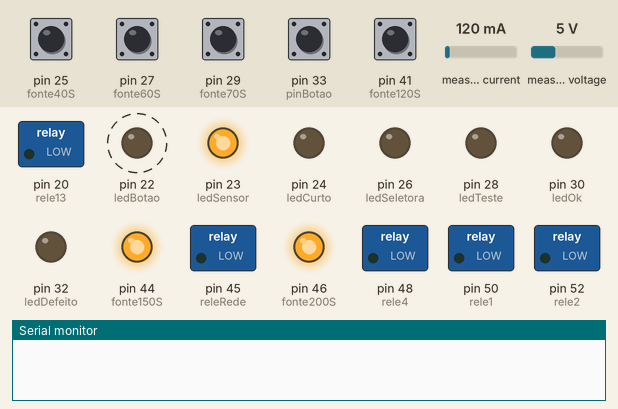
Simulated run of this sketch. Board: Arduino Mega 2560, built with avr-gcc and run on an emulated ATmega2560. Parts: switched loads named in the sketch (green lamp = pin HIGH), output pins drawn as LEDs (lit = HIGH), the last lines printed to the serial monitor. Dashed ring = blinking. Inputs (shaded band) come from the test bench; at power-on: pin 25 (fonte40S), pin 27 (fonte60S), pin 29 (fonte70S), pin 33 (pinBotao), pin 41 (fonte120S) HIGH, measured current 120 mA, measured voltage 5 V.

Above: at 1.6 s.
2.3 s: pin 33 (pinBotao) pulled LOW for 0.2 s
At 3.03 s:
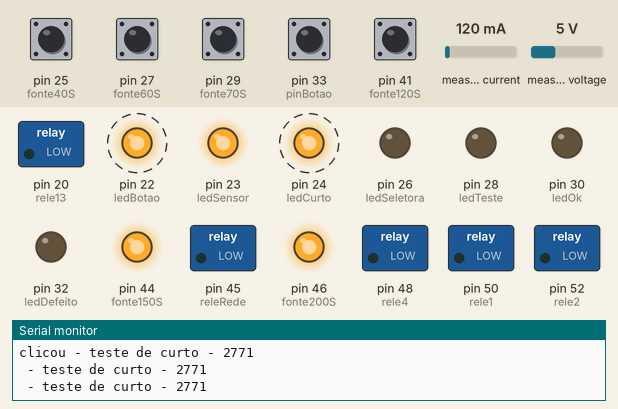
At 3.5 s:
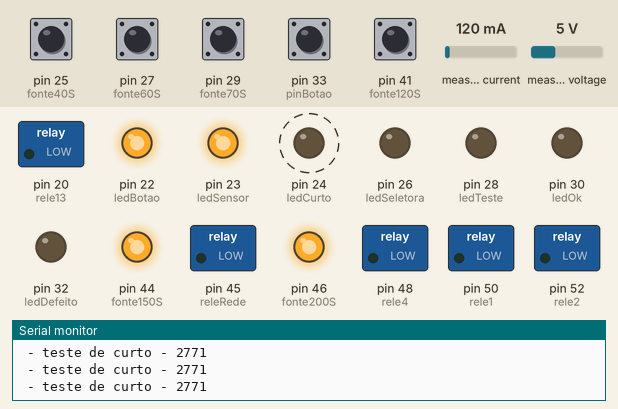
5.5 s: pin 25 (fonte40S) pulled LOW for 1 s
At 6.29 s:
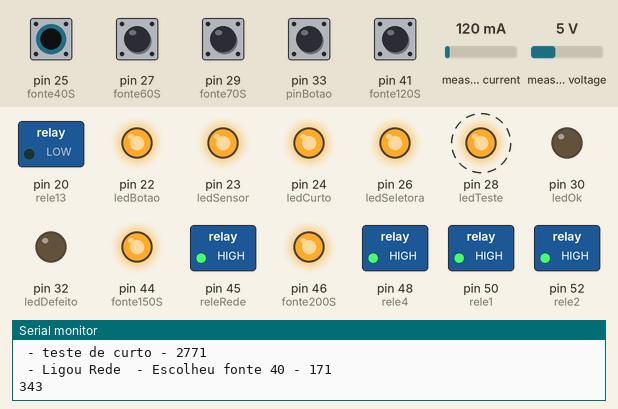
Timing chart, 0 to 21.6 s (numbered marks = the images above; inputs shaded):
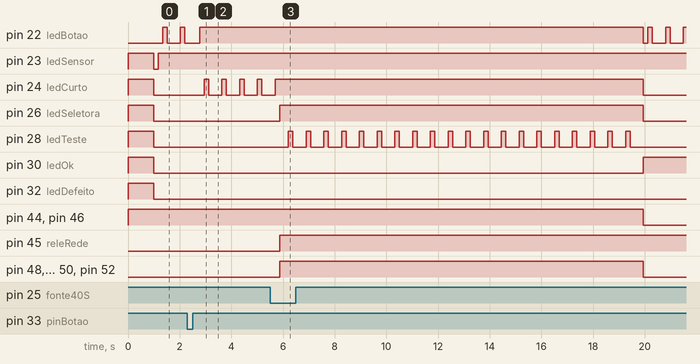

The sketch:

JFA_projeto_v2.ino
```cpp
//ler sensores
 #include "EmonLib.h" //INCLUSÃO DE BIBLIOTECA

#define VOLT_CAL 127.0 //VALOR DE CALIBRAÇÃO (DEVE SER AJUSTADO EM PARALELO COM UM MULTÍMETRO)

 EnergyMonitor emon1;
//portas entradas
#define pinBotao 33
//seletora
#define fonte40S 25
#define fonte60S 27
#define fonte70S 29
#define fonte120S 41
#define fonte150S  44
#define fonte200S 46
//leds
#define ledBotao 22
#define ledSeletora 26
#define ledTeste 28
#define ledSensor 23
#define ledOk 30
#define ledDefeito 32
#define ledCurto 24
//portas entradas sensores
#define sensor A0
#define sensorSaida A1
#define sensorCorrenteSaida A2
//disjuntores
#define rele1 50
#define rele2 52
#define rele3 50
#define rele4 48
#define rele5 46
#define rele6 44
#define rele7 42
#define rele8 30
#define rele9 38
#define rele10 36
#define rele11 34
#define rele12 32
#define rele13 20
//reles
#define releRede 45
//varaiveis de tempo
unsigned long timeTeste;
unsigned long tempo;
unsigned long delayPiscaCurto;
unsigned long delayPiscaCurtos;
//funcoes
void fonte40();
void ligaRede();
void teste_curto();
void fonte60();
void fonte70();
void fonte120();
void fonte150();
void fonte200();
void desliga_fontes();
void controla_led_sensor();
//variavel de cont
int x = 0;
int y = 0;
void setup() {
  Serial.begin(9600);//inicia a porta serial na 9600
  //define leds
  pinMode(ledBotao,OUTPUT);
  pinMode(ledSeletora, OUTPUT);
  pinMode(ledOk, OUTPUT);
  pinMode(ledDefeito, OUTPUT);
  pinMode(ledSensor,OUTPUT);
  pinMode(ledTeste,OUTPUT);
  pinMode(ledCurto,OUTPUT);
  //define entradas
  pinMode(pinBotao, INPUT_PULLUP);
  //Seletora
  pinMode(fonte40S, INPUT_PULLUP);
  pinMode(fonte60S, INPUT_PULLUP);
  pinMode(fonte70S, INPUT_PULLUP);
  pinMode(fonte120S, INPUT_PULLUP);
  pinMode(fonte150S, INPUT_PULLUP);
  pinMode(fonte200S, INPUT_PULLUP);
  //define sensores
  pinMode(sensorSaida, INPUT);
  pinMode(sensorCorrenteSaida, INPUT);
  //disjuntores
  //rele rede
  pinMode(releRede, OUTPUT);
  //fontes 40
  pinMode(rele1,OUTPUT);
  pinMode(rele2,OUTPUT);
  pinMode(rele3,OUTPUT);
  pinMode(rele4,OUTPUT);
  pinMode(rele5,OUTPUT);
  pinMode(rele6,OUTPUT);
  pinMode(rele7,OUTPUT);
  pinMode(rele8,OUTPUT);
  pinMode(rele9,OUTPUT);
  pinMode(rele10,OUTPUT);
  pinMode(rele11,OUTPUT);
  pinMode(rele12,OUTPUT);
  pinMode(rele13,OUTPUT);
  //sensores
  emon1.voltage(2, VOLT_CAL, 1.7);
  acendeTodosLeds();
  delay(1000);
  desligaTodosLeds();
}

void loop() {
if(!digitalRead(pinBotao) && x == 0){
    Serial.print("clicou");
    Serial.print(" - ");
    delay(400);
    x = 1;
    digitalWrite(ledBotao, HIGH);
    digitalWrite(ledOk, LOW);
    digitalWrite(ledDefeito, LOW);
    delayPiscaCurtos = millis();
    delayPiscaCurto = delayPiscaCurtos;
}
if(x == 0){
  delayPiscaCurtos = millis();
  delayPiscaCurto = delayPiscaCurtos;
}
  if(x == 1){
    Serial.print("teste de curto");
    Serial.print(" - ");
  delayPiscaCurtos = millis();
    controla_led_curto();
      Serial.println(delayPiscaCurto);
      Serial.print(" - ");
    //digitalWrite(releCurto, HIGH);
  }else{
    delayPiscaCurto = delayPiscaCurtos;
  }
    if((delayPiscaCurtos - delayPiscaCurto) > 3000){
      digitalWrite(ledCurto, HIGH);
      //digitalWrite(releCurto, LOW);
      delayPiscaCurto = delayPiscaCurtos;
      x = 2;
    }

    if(x == 2){
    Serial.print("Ligou Rede ");
    Serial.print(" - ");
    digitalWrite(releRede, HIGH);
    x = 3;
  }
    if(!digitalRead(fonte40S) && x == 3){
      fonte40();
      Serial.print("Escolheu fonte 40");
      Serial.print(" - ");
      tempo = timeTeste;
      x = 5;
      y = 1;
            timeTeste = millis();
      tempo = timeTeste;
      digitalWrite(ledSeletora, HIGH);
  }

  if(!digitalRead(fonte60S) && x == 3){
      fonte60();
      Serial.print("Escolheu fonte 60");
      Serial.print(" - ");
      x = 5;
      y = 2;
            timeTeste = millis();
      tempo = timeTeste;
      digitalWrite(ledSeletora, HIGH);
  }

  if(!digitalRead(fonte70S) && x == 3){
      fonte70();
      Serial.print("Escolheu fonte 70");
      Serial.print(" - ");
      x = 5;
      y = 3;
            timeTeste = millis();
      tempo = timeTeste;
      digitalWrite(ledSeletora, HIGH);
  }

  if(!digitalRead(fonte120S) && x == 4){
      fonte120();
      Serial.print("Escolheu fonte 120");
      Serial.print(" - ");
      x = 5;
      y = 4;
            timeTeste = millis();
      tempo = timeTeste;
      digitalWrite(ledSeletora, HIGH);
  }


  if(!digitalRead(fonte150S) && x == 4){
      fonte150();
      Serial.print("Escolheu fonte 150");
      Serial.print(" - ");
      x = 5;
      y = 5;
            timeTeste = millis();
      tempo = timeTeste;
      digitalWrite(ledSeletora, HIGH);
  }
  if(!digitalRead(fonte200S) && x == 4){
      fonte200();
      Serial.print("Escolheu fonte 200");
      Serial.print(" - ");
      x = 5;
      y = 6;
            timeTeste = millis();
      tempo = timeTeste;
      digitalWrite(ledSeletora, HIGH);
  }
   emon1.calcVI(17,10);
  float supplyVoltage   = emon1.Vrms;
  if(y == 1){
  if(x == 5 && supplyVoltage > 10 ){
  }else{
    if(x == 5){
    digitalWrite(ledDefeito, HIGH);
    desligaLed();
    x = 0;
    y = 0;
    }
    }
  }
    if(y == 2){

  if(x == 5 && supplyVoltage > 10){

  }else{
    if(x == 5){
    digitalWrite(ledDefeito, HIGH);
    desligaLed();
    x = 0;
    y = 0;
    }
  }
  }
    if(y == 3){
  if(x == 5 && supplyVoltage > 10 ){

  }else{
    if(x == 5){
    digitalWrite(ledDefeito, HIGH);
    desligaLed();
    x = 0;
    y = 0;
    }
    }
  }
    if(y == 4){
  if(x == 5 && supplyVoltage > 10 ){

  }else{
    if(x == 5){
    digitalWrite(ledDefeito, HIGH);
    desligaLed();
    x = 0;
    y = 0;
    }
    }
  }
    if(y == 5){
  if (x == 5 && supplyVoltage > 10 ){

  }else{
    if(x == 5){
    digitalWrite(ledDefeito, HIGH);
    desligaLed();
    x = 0;
    y = 0;
    }
    }
  }
    if(y == 6){
  if(x == 5 && supplyVoltage > 10 ){

  }else{
    if(x == 5){
    digitalWrite(ledDefeito, HIGH);
    desligaLed();
    x = 0;
    y = 0;
    }
    }
  }
  if(supplyVoltage > 10 ){
    digitalWrite(ledSensor, HIGH);
  }else{
    controla_led_sensor();
      if(x == 1){
    tempo = timeTeste;
        x = 0;
    }
  }

  if( supplyVoltage > 10 ){
    }else{
      if(x == 5){
     tempo = timeTeste;
     digitalWrite(ledDefeito, HIGH);
     desligaLed();
     x = 0;
     desligaLed();
    }
    }
    if(x == 4){
      timeTeste = millis();
      tempo = timeTeste;
    }
     if(x == 5){
    timeTeste = millis();
    Serial.println(timeTeste - tempo );
    if(timeTeste - tempo > 14000){//3:30 minutos
   tempo = timeTeste;
   digitalWrite(ledDefeito, LOW);
   digitalWrite(ledTeste, LOW);
   digitalWrite(ledSeletora, LOW);
   digitalWrite(ledCurto, LOW);
   desliga_fontes();
    x = 0;
    if(x == 0){
      digitalWrite(ledOk, HIGH);
    }
  }

  }
  controla_led();
  controla_led_teste();
}

void fonte40(){
  digitalWrite(rele1, HIGH);
  digitalWrite(rele2, HIGH);
  digitalWrite(rele3, HIGH);
  digitalWrite(rele4, HIGH);
}
void fonte60(){
  digitalWrite(rele1, HIGH);
  digitalWrite(rele2, HIGH);
  digitalWrite(rele3, HIGH);
  digitalWrite(rele4, HIGH);
}
void fonte70(){
  digitalWrite(rele1, HIGH);
  digitalWrite(rele2, HIGH);
  digitalWrite(rele3, HIGH);
  digitalWrite(rele4, HIGH);
}void fonte120(){
  digitalWrite(rele1, HIGH);
  digitalWrite(rele2, HIGH);
  digitalWrite(rele3, HIGH);
  digitalWrite(rele4, HIGH);
}
void fonte150(){
  digitalWrite(rele1, HIGH);
  digitalWrite(rele2, HIGH);
  digitalWrite(rele3, HIGH);
  digitalWrite(rele4, HIGH);;
}
void fonte200(){
  digitalWrite(rele1, HIGH);
  digitalWrite(rele2, HIGH);
  digitalWrite(rele3, HIGH);
  digitalWrite(rele4, HIGH);
}

void desliga_fontes(){
  digitalWrite(rele1, LOW);
  digitalWrite(rele2, LOW);
  digitalWrite(rele3, LOW);
  digitalWrite(rele4, LOW);
  digitalWrite(rele5, LOW);
  digitalWrite(rele6, LOW);
  digitalWrite(rele7, LOW);
  digitalWrite(rele8, LOW);
  digitalWrite(rele9, LOW);
  digitalWrite(rele10, LOW);
  digitalWrite(rele11, LOW);
  digitalWrite(rele12, LOW);
  digitalWrite(rele13, LOW);
}
void controla_led(){

  static unsigned long delayPisca;
  if(x == 0){
   if ( (millis() - delayPisca) < 300 ) {
      digitalWrite(ledBotao, HIGH);
  } else {
      digitalWrite(ledBotao, LOW);
  }

  if ( (millis() - delayPisca) >= 600 ) {
    delayPisca = millis();
  }
  }
}
void controla_led_teste(){
  static unsigned long delayPisca;
  if(x == 5){
   if ( (millis() - delayPisca) < 300 ) {
      digitalWrite(ledTeste, HIGH);
  } else {
      digitalWrite(ledTeste, LOW);
  }

  if ( (millis() - delayPisca) >= 600 ) {
    delayPisca = millis();
  }
  }
}
void controla_led_sensor(){
      static unsigned long delayPisca;
   if ( (millis() - delayPisca) < 300 ) {
      digitalWrite(ledSensor, HIGH);
  } else {
      digitalWrite(ledSensor, LOW);
  }

  if ( (millis() - delayPisca) >= 600 ) {
    delayPisca = millis();
  }
}
void controla_led_curto(){
        static unsigned long delayPisca;
   if ( (millis() - delayPisca) < 300 ) {
      digitalWrite(ledCurto, HIGH);
  } else {
      digitalWrite(ledCurto, LOW);
  }

  if ( (millis() - delayPisca) >= 600 ) {
    delayPisca = millis();
  }
}
void controla_led_seletora(){
          static unsigned long delayPisca;
   if ( (millis() - delayPisca) < 300 ) {
      digitalWrite(ledSeletora, HIGH);
  } else {
      digitalWrite(ledSeletora, LOW);
  }

  if ( (millis() - delayPisca) >= 600 ) {
    delayPisca = millis();
  }
}
void acende_led_OK(){
  digitalWrite(ledOk, HIGH);
}
void desligaTodosLeds(){
  digitalWrite(ledSeletora, LOW);
  digitalWrite(ledTeste,LOW);
  digitalWrite(ledCurto, LOW);
  digitalWrite(ledSensor, LOW);
  digitalWrite(ledDefeito, LOW);
  digitalWrite(ledOk, LOW);
}
void desligaLed(){
  digitalWrite(ledSeletora, LOW);
  digitalWrite(ledTeste,LOW);
  digitalWrite(ledCurto, LOW);

}
void acendeTodosLeds(){
  digitalWrite(ledSeletora, HIGH);
  digitalWrite(ledTeste,HIGH);
  digitalWrite(ledCurto, HIGH);
  digitalWrite(ledSensor, HIGH);
  digitalWrite(ledDefeito, HIGH);
  digitalWrite(ledOk, HIGH);
}
```

Measured:
- after the input at 2.3 s, pin 24 (ledCurto): alternates HIGH for 0.17 s and LOW for 0.52 s, starting after 0.64 s
- after the input at 5.5 s, pin 22 (ledBotao): HIGH → LOW after 14.5 s, then repeats every 0.69 s: HIGH 0.17 s, LOW 0.51 s; pin 26 (ledSeletora): LOW → HIGH after 0.37 s, → LOW 14.1 s later
